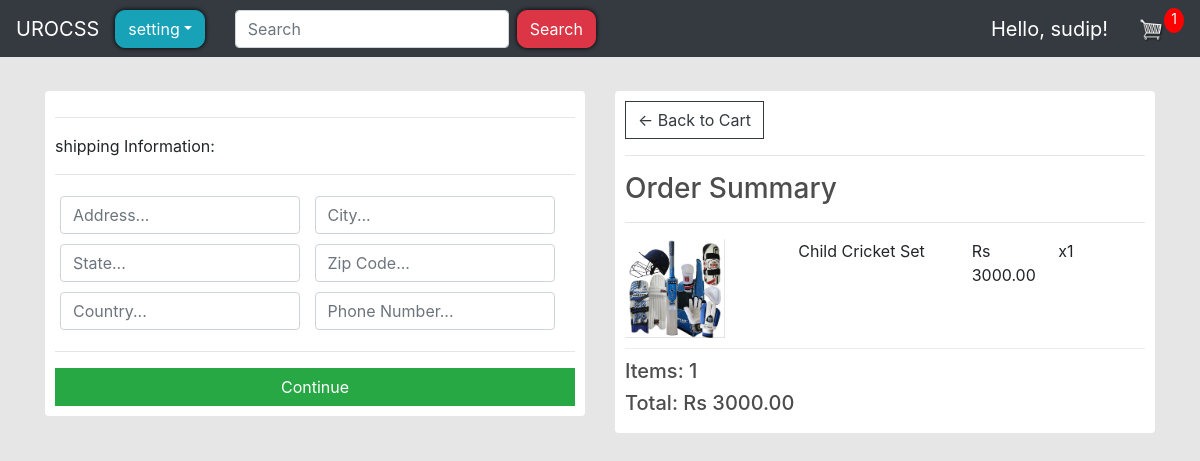
The page /checkout (signed in) on the database as committed earlier.
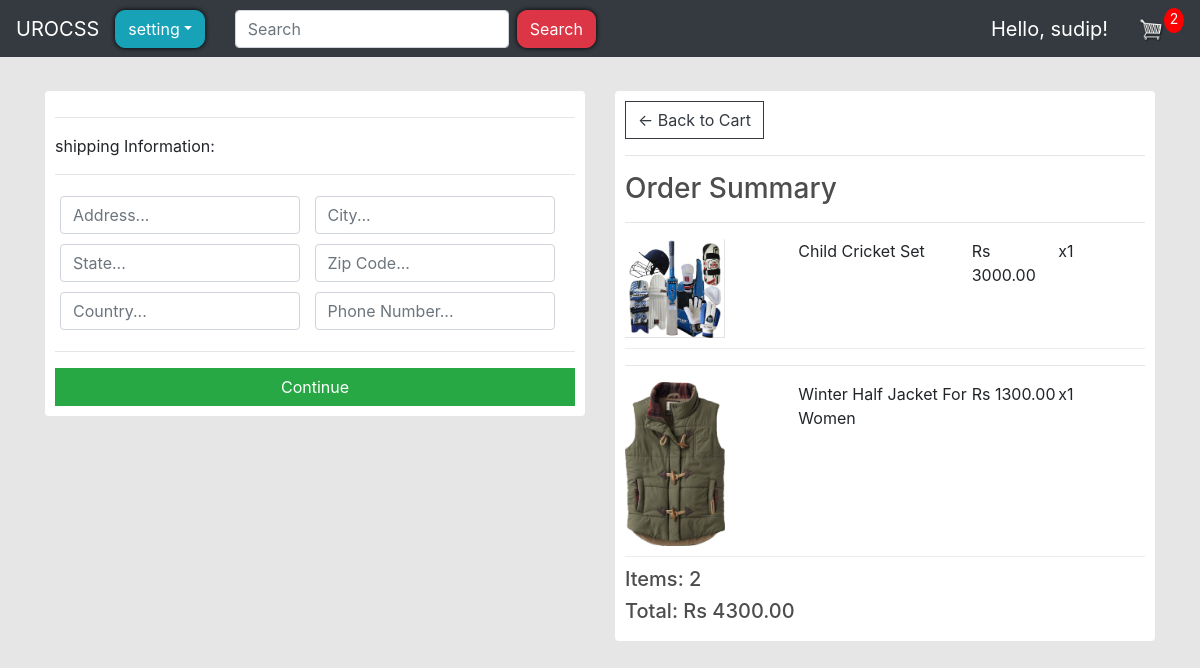
The same page on the database as committed later.
### store/models.py (models this page shows, shortened)
class OrderItem(models.Model):
    product = models.ForeignKey(
        Product, on_delete=models.SET_NULL, blank=True, null=True
    )
    order = models.ForeignKey(Order, on_delete=models.SET_NULL, blank=True, null=True)
    quantity = models.IntegerField(default=0, null=True, blank=True)
    date_added = models.DateTimeField(auto_now_add=True)
    @property
    def get_total(self):
        total = self.product.price * self.quantity
        return total

class Product(models.Model):
    name = models.CharField(max_length=200)
    price = models.FloatField()
    digital = models.BooleanField(default=False, null=True, blank=True)
    image = models.ImageField(null=True, blank=True)
    image1 = models.ImageField(null=True, blank=True)
    image2 = models.ImageField(null=True, blank=True)
    image3 = models.ImageField(null=True, blank=True)
    seller = models.CharField(max_length=100, null=True)
    distance = models.CharField(max_length=5, null=True)
    stock = models.IntegerField(default=0)
    color = models.CharField(max_length=100, null=True)
    description = models.CharField(max_length=200, null=True)
    size = models.CharField(max_length=100, null=True)
    search_tags = models.CharField(max_length=100, null=True)
    created_at = models.DateTimeField(auto_now_add=True)
    @property
    def imageUrl(self):
        try:
            url = self.image.url
        except:
            url = ""
        return url

class Order(models.Model):
    customer = models.ForeignKey(User, on_delete=models.SET_NULL, blank=True, null=True)
    date_ordered = models.DateTimeField(auto_now_add=True)
    complete = models.BooleanField(default=False, null=True, blank=False)
    transaction_id = models.CharField(max_length=200, null=True)
    @property
    def shipping(self):
        shipping = False
        orderitems = self.orderitem_set.all()
        for i in orderitems:
            if i.product.digital == False:
                shipping = True
        return shipping
    @property
    def get_cart_total(self):
        orderitems = self.orderitem_set.all()
        total = sum([item.get_total for item in orderitems])
        return total
    @property
    def get_cart_items(self):
        orderitems = self.orderitem_set.all()
        total = sum([item.quantity for item in orderitems])
        return total

### store/views.py (the view)
# urls.py: path("checkout", views.Checkout, name="checkout"),
@login_required(login_url="login")
def Checkout(request):
    if request.user.is_authenticated:
        order, created = Order.objects.get_or_create(
            customer=request.user, complete=False
        )
        items = order.orderitem_set.all()
        cartItems = order.get_cart_items
    else:
        items = []
        order = {"get_cart_items": 0, "get_cart_total": 0, "shipping": False}
        cartItems = order["get_cart_items"]
    context = {"items": items, "order": order, "cartItems": cartItems}
    return render(request, "store/Checkout.html", context)

### store/templates/store/Checkout.html (shortened to what this page needs)
{% extends 'store/Main.html' %}
{% load static %}
{% block login-logout %}
<div class="collapse navbar-collapse" id="navbarSupportedContent">
    <ul class="navbar-nav mr-auto">
        <li class="nav-item active navbar-brand">
            Hello, {{request.user}}!
        </li>
    </ul>
</div>
{% endblock %}
{% block content %}
<div class="row">
    <div class="col-lg-6">
        <div class="box-element" id="form-wrapper">
            <form id="form">
                <div id="shipping-info">
                    <hr>
                    <p>shipping Information:</p>
                    <hr>
                    <div class="form-field">
                        <input required class="form-control" type="text" name="address" placeholder="Address...">
                    </div>
                    <div class="form-field">
                        <input required class="form-control" type="text" name="city" placeholder="City...">
                    </div>
                    <div class="form-field">
                        <input required class="form-control" type="text" name="state" placeholder="State...">
                    </div>
                    <div class="form-field">
                        <input required class="form-control" type="text" name="zipcode" placeholder="Zip Code...">
                    </div>
                    <div class="form-field">
                        <input required class="form-control" type="text" name="country" placeholder="Country...">
                    </div>
                    <div class="form-field">
                        <input required class="form-control" type="number" maxlength="10" name="phone_number"
                            placeholder="Phone Number...">
                    </div>
                </div>
                <hr>
                <input id="form-button" type="submit" value="Continue" class="btn btn-success btn-block">
            </form>
        </div>
        <br>
    </div>
    <div class="col-lg-6">
        <div class="box-element">
            <a class="btn btn-outline-dark" href="{% url 'cart' %}">&#x2190; Back to Cart</a>
            <hr>
            <h3>Order Summary</h3>
            {% for item in items %}
            <hr>
            <div class="cart-row">
                <div style="flex:2"><img class="row-image" src="{{item.product.imageUrl}}"></div>
                <div style="flex:2">
                    <p>{{item.product.name}}</p>
                </div>
                <div style="flex:1">
                    <p>Rs {{item.product.price|floatformat:2}}</p>
                </div>
                <div style="flex:1">
                    <p>x{{item.quantity}}</p>
                </div>
            </div>
            {% endfor %}
            <h5>Items: {{order.get_cart_items}}</h5>
            <h5>Total: Rs {{order.get_cart_total|floatformat:2}}</h5>
        </div>
    </div>
</div>
{% endblock %}

Rows that differ between the two databases and show on the page:
added OrderItem: product.imageUrl (picture), product.name "Winter Half Jacket For Women", product.price "1300.00", quantity "1"
computed for Order: get_cart_items "1" → "2"; get_cart_total "3000.00" → "4300.00"
Other text that changed with them:
{{ cartItems }}: "1" → "2"
